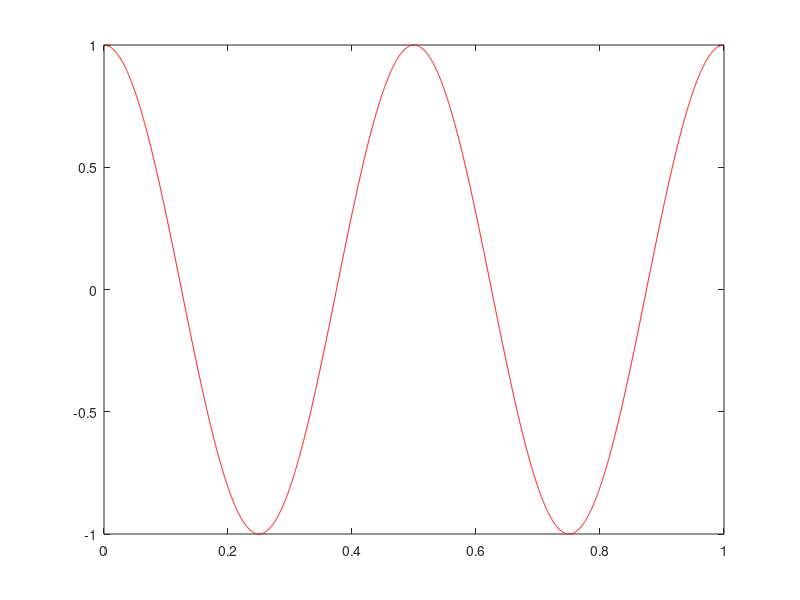

MATLAB code for this plot: (Note: this script raises an error after producing the figure.)
%---------------------PCM(Pulse Code modulation)-------------------------%
% generation of the function
% fs = sampling frequency
clc
fs = 4000 ;
% time line definition
t = 0:1/fs:1 ;
% function definition 
% be aware the frequency of the function is something else than the 
% sampling frequency
Signal = cos(2*pi*2*t);
% ploting the first one
plot(t,Signal,'r');
hold on ;

%quantizing fixed point numeric 
% for m bits
n = 7;
m = 2*n+1 ;
% quantize the function using the parameters
% as n increase you can see the increase in the efficiency of quantization
% 2*m levels quantization
Quantized_Signal = double(fi(Signal,1,m,n));
%ploting the quantized version
plot(t,Quantized_Signal,'b');
% u decode for decoding 
% encoding 2*m level as y is input
digital_signal= uencode( Quantized_Signal , m );

% mean square quantization 
% get the value of q at each point
mean_square = power(Quantized_Signal - Signal,2);
mean_square_figure = figure ;
XLABEL('time');
YLABEL('quantization error');
% draw q at each point
plot(t,mean_square);
% get the mean square quantization error is the summation * 1/N 
MSE = sum(mean_square)/length(mean_square)

%--------------------------------Your Code-----------------------

% -----------------------------reconstruction from oversampling
oversampling = figure  ;
t=0:0.001:1; % time signal
y=2*cos(2*pi*5*t);
[B,A] = BUTTER(3,1000/100000,'low'); % butter fly filter
zero_added_signal=zeros(1,length(y)*10);
for i=1:length(y)
zero_added_signal(i*10)=y(i);
end
zero_added_signal(1:9)=[];
% Adding zeros enhances the signal display and don't change the
%spectrum,it changes sampling freq. only
t=linspace(0,1,length(zero_added_signal));
filtered_signal = filter(B,A,zero_added_signal);
plot(t,filtered_signal,'r');
XLABEL('time');
YLABEL('oversampled signals');


%-----------------------% construction from minimum sampling--------
figure
% minimum sampling is nyquios frequency = fs = 2*fmax = 10 
t=0:0.1:1;    % replace ?? with the suitable number
y=2*cos(2*pi*5*t);
%
[B,A] = BUTTER(10,0.1,'low');
zero_added_signal=zeros(1,length(y)*10);
for i=1:length(y)
zero_added_signal(i*10)=y(i);
end
zero_added_signal(1:9)=[];
t=linspace(0,1,length(zero_added_signal));
filtered_signal = filter(B,A,zero_added_signal);
plot(t,filtered_signal,'r')
XLABEL('time')
YLABEL('minimum sampled signals')
s=fft(filtered_signal);
s=fftshift(s);
fs=100; % why 100?? Write your comments in the m file
freq=linspace(-fs/2,fs/2,length(s));
figure
plot(freq,abs(s))
XLABEL('freq')
YLABEL('magnitude of minimum sampled signals')